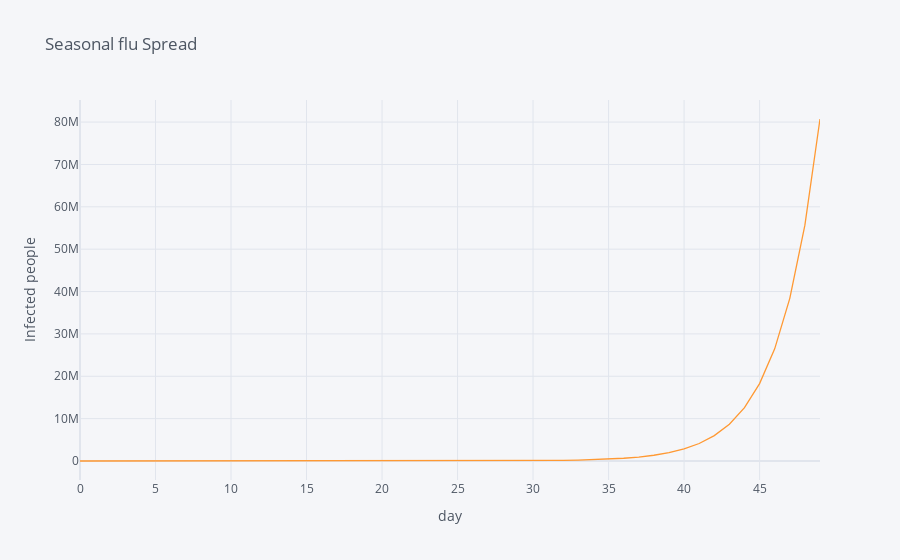

The code cell stored with this chart in its notebook:
### Markdown cell above
## Seasonal flu

### Code cell
reproductive_number = 1.45
days = np.array(range(0, 50))
infected = reproductive_number ** days
infected_sim_df = pd.DataFrame(zip(days, infected), columns=['days', 'infected'])
infected_sim_df.set_index('days', inplace=True)
infected_sim_df.iplot(yTitle='Infected people', xTitle='day', title='Seasonal flu Spread')

### Figure 1 — Plotly figure (JSON) as saved in the notebook; plotly's stock layout.template omitted (floating-point values rounded to 4 significant figures)
{"data": [{"line": {"color": "rgba(255, 153, 51, 1.0)", "dash": "solid", "shape": "linear", "width": 1.3}, "mode": "lines", "name": "infected", "text": "", "type": "scatter", "x": [0, 1, 2, 3, 4, 5, 6, 7, 8, 9, 10, 11, 12, 13, 14, 15, 16, 17, 18, 19, 20, 21, 22, 23, 24, 25, 26, 27, 28, 29, 30, 31, 32, 33, 34, 35, 36, 37, 38, 39, 40, 41, 42, 43, 44, 45, 46, 47, 48, 49], "y": [1, 1.45, 2.103, 3.049, 4.421, 6.41, 9.294, 13.48, 19.54, 28.33, 41.08, 59.57, 86.38, 125.3, 181.6, 263.3, 381.8, 553.7, 802.8, 1164.0, 1688.0, 2448.0, 3549.0, 5146.0, 7462.0, 10820.0, 15690.0, 22750.0, 32980.0, 47830.0, 69350.0, 100600.0, 145800.0, 211400.0, 306600.0, 444500.0, 644500.0, 934600.0, 1355000.0, 1965000.0, 2849000.0, 4131000.0, 5990000.0, 8686000.0, 12590000.0, 18260000.0, 26480000.0, 38400000.0, 55680000.0, 80730000.0]}], "layout": {"legend": {"bgcolor": "#F5F6F9", "font": {"color": "#4D5663"}}, "paper_bgcolor": "#F5F6F9", "plot_bgcolor": "#F5F6F9", "title": {"font": {"color": "#4D5663"}, "text": "Seasonal flu Spread"}, "xaxis": {"gridcolor": "#E1E5ED", "showgrid": true, "tickfont": {"color": "#4D5663"}, "title": {"font": {"color": "#4D5663"}, "text": "day"}, "zerolinecolor": "#E1E5ED"}, "yaxis": {"gridcolor": "#E1E5ED", "showgrid": true, "tickfont": {"color": "#4D5663"}, "title": {"font": {"color": "#4D5663"}, "text": "Infected people"}, "zerolinecolor": "#E1E5ED"}}}
